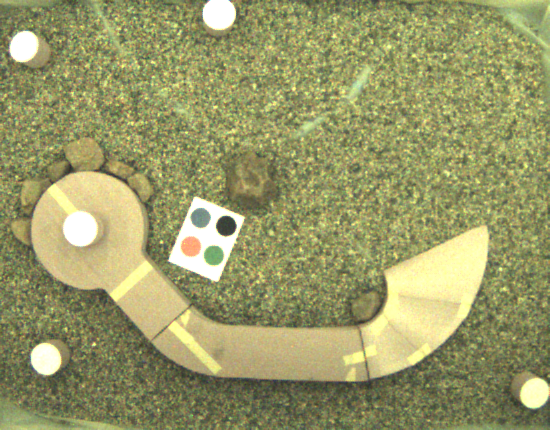
#> input picture PythonCode/mars.png, 550 x 430 px
$ python vision.py   (older library calls are emulated)
#> lines starting #> are read from the running program, lines starting #| are printed output that depends on the picture
import cv2
import numpy as np

img = cv2.imread("mars.png",0)
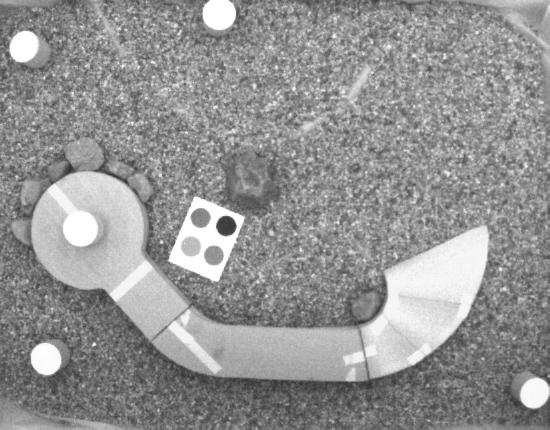
#> img: shape (430, 550); min 41, max 255, mean 147.3
img = cv2.medianBlur(img,11)
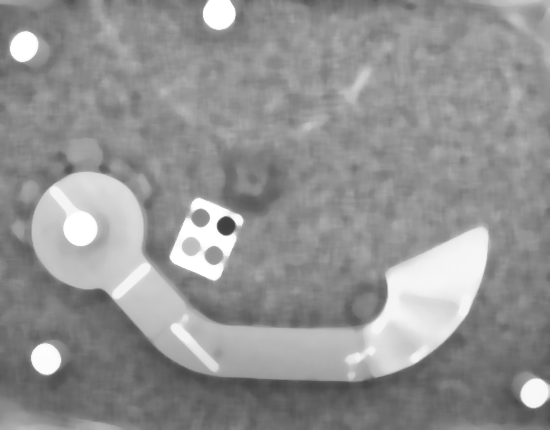
#> img: shape (430, 550); min 63, max 255, mean 146.9
cimg = cv2.cvtColor(img,cv2.COLOR_GRAY2BGR)

circles = cv2.HoughCircles(img, cv2.cv.CV_HOUGH_GRADIENT,1.1,100,
                        param1=50,param2=30,minRadius=10,maxRadius=20)
#> circles = [[79.75, 228.2, 16.71], [45.65, 358.1, 15.06], [534, 393.2, 14.07], [218.4, 13.75, 16.27], [23.65, 45.65, 14.29]]

circles = np.uint16(np.around(circles))
#> circles = [[80, 228, 17], [46, 358, 15], [534, 393, 14], [218, 14, 16], [24, 46, 14]]


for i in circles[0,:]:
	cv2.circle(cimg,(i[0],i[1]),i[2],(0,255,0),2)
	cv2.circle(cimg,(i[0],i[1]),2,(0,0,255),3)
#> this loop made 5 passes
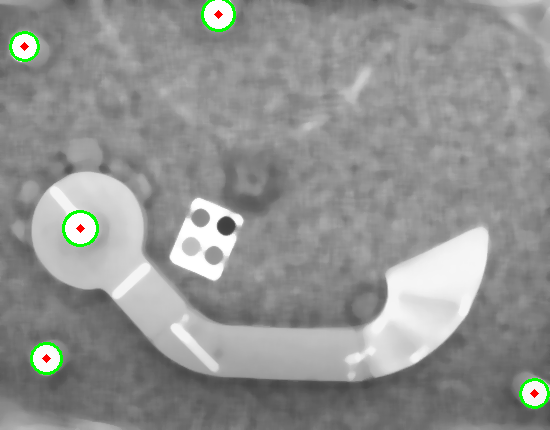
#> cimg: shape (430, 550, 3); mean B, G, R 145.4, 146.9, 145.6

cv2.imshow('detected circles',cimg)
cv2.waitKey(0)
cv2.destroyAllWindows()
